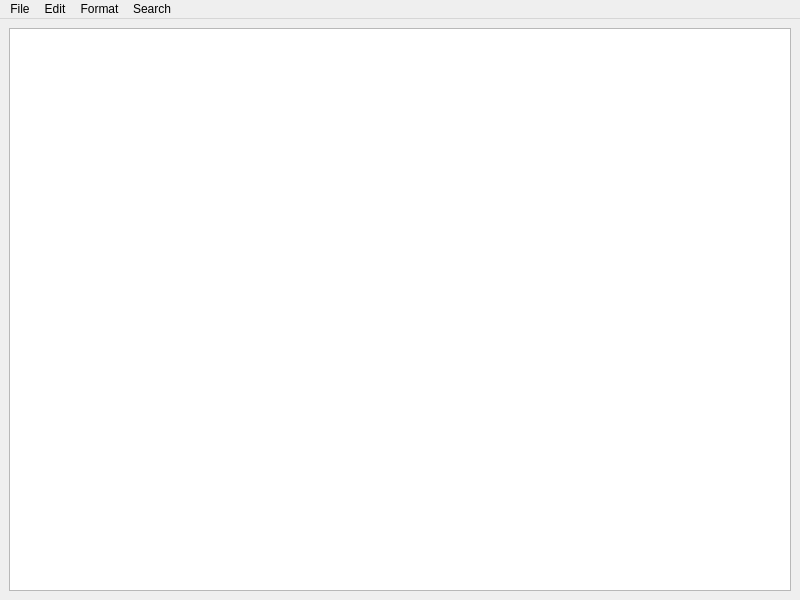
<?xml version="1.0" encoding="UTF-8"?>
<ui version="4.0">
 <class>MainWindow</class>
 <widget class="QMainWindow" name="MainWindow">
  <property name="geometry">
   <rect>
    <x>0</x>
    <y>0</y>
    <width>800</width>
    <height>600</height>
   </rect>
  </property>
  <property name="windowTitle">
   <string>MainWindow</string>
  </property>
  <widget class="QWidget" name="centralwidget">
   <layout class="QVBoxLayout" name="verticalLayout">
    <item>
     <widget class="QTextEdit" name="textEdit">
      <property name="autoFormatting">
       <set>QTextEdit::AutoFormattingFlag::AutoNone</set>
      </property>
     </widget>
    </item>
   </layout>
  </widget>
  <widget class="QMenuBar" name="menubar">
   <property name="geometry">
    <rect>
     <x>0</x>
     <y>0</y>
     <width>800</width>
     <height>30</height>
    </rect>
   </property>
   <widget class="QMenu" name="menuFile">
    <property name="title">
     <string>File</string>
    </property>
    <addaction name="actionSave"/>
    <addaction name="actionLoad"/>
    <addaction name="actionNew"/>
    <addaction name="separator"/>
    <addaction name="actionRename"/>
    <addaction name="separator"/>
    <addaction name="actionHistory"/>
    <addaction name="actionDetails"/>
    <addaction name="separator"/>
    <addaction name="actionDelete_File"/>
   </widget>
   <widget class="QMenu" name="menuEdit">
    <property name="title">
     <string>Edit</string>
    </property>
    <addaction name="actionUndo"/>
    <addaction name="actionRedo"/>
    <addaction name="separator"/>
    <addaction name="actionCut"/>
    <addaction name="actionCopy"/>
    <addaction name="actionPaste"/>
    <addaction name="separator"/>
    <addaction name="actionSelect_All"/>
    <addaction name="actionDelete"/>
    <addaction name="separator"/>
    <addaction name="actionFind"/>
    <addaction name="actionFind_and_Replace"/>
    <addaction name="separator"/>
   </widget>
   <widget class="QMenu" name="menuFormat">
    <property name="title">
     <string>Format</string>
    </property>
    <widget class="QMenu" name="menuText">
     <property name="title">
      <string>Text</string>
     </property>
     <addaction name="actionBold"/>
     <addaction name="actionItalic"/>
     <addaction name="actionStrikethrough"/>
     <addaction name="separator"/>
     <addaction name="actionSize"/>
    </widget>
    <widget class="QMenu" name="menuList">
     <property name="title">
      <string>List</string>
     </property>
     <addaction name="actionBullet"/>
     <addaction name="actionNumber"/>
     <addaction name="actionPlain"/>
    </widget>
    <widget class="QMenu" name="menuIndent">
     <property name="title">
      <string>Indent</string>
     </property>
     <addaction name="action_Increase_Indent"/>
     <addaction name="action_Decrease_Indent"/>
    </widget>
    <addaction name="menuText"/>
    <addaction name="menuList"/>
    <addaction name="menuIndent"/>
   </widget>
   <widget class="QMenu" name="menuSearch">
    <property name="title">
     <string>Search</string>
    </property>
    <addaction name="actionSearch_File"/>
    <addaction name="actionSearch_File_Archive"/>
    <addaction name="separator"/>
    <addaction name="actionSearch_Grimoire"/>
    <addaction name="actionSearch_Grimoire_Archive"/>
   </widget>
   <addaction name="menuFile"/>
   <addaction name="menuEdit"/>
   <addaction name="menuFormat"/>
   <addaction name="menuSearch"/>
  </widget>
  <action name="actionBold">
   <property name="text">
    <string>Bold</string>
   </property>
   <property name="shortcut">
    <string>Ctrl+B</string>
   </property>
  </action>
  <action name="actionItalic">
   <property name="text">
    <string>Italic</string>
   </property>
   <property name="shortcut">
    <string>Ctrl+I</string>
   </property>
  </action>
  <action name="actionStrikethrough">
   <property name="text">
    <string>Strikethrough</string>
   </property>
   <property name="shortcut">
    <string>Ctrl+5</string>
   </property>
  </action>
  <action name="actionSize">
   <property name="text">
    <string>Size</string>
   </property>
  </action>
  <action name="actionBullet">
   <property name="text">
    <string>Bullet List</string>
   </property>
   <property name="shortcut">
    <string>Alt+Shift+8</string>
   </property>
  </action>
  <action name="actionNumber">
   <property name="text">
    <string>Number List</string>
   </property>
   <property name="shortcut">
    <string>Alt+Shift+1</string>
   </property>
  </action>
  <action name="actionPlain">
   <property name="text">
    <string>Plain List</string>
   </property>
   <property name="shortcut">
    <string>Alt+Shift+-</string>
   </property>
  </action>
  <action name="action_Increase_Indent">
   <property name="text">
    <string>Increase Indent</string>
   </property>
  </action>
  <action name="action_Decrease_Indent">
   <property name="text">
    <string>Decrease Indent</string>
   </property>
  </action>
  <action name="actionRedo">
   <property name="text">
    <string>Redo</string>
   </property>
   <property name="shortcut">
    <string>Ctrl+Y, Ctrl+Shift+Z</string>
   </property>
  </action>
  <action name="actionCut">
   <property name="text">
    <string>Cut</string>
   </property>
   <property name="shortcut">
    <string>Ctrl+X</string>
   </property>
  </action>
  <action name="actionCopy">
   <property name="text">
    <string>Copy</string>
   </property>
   <property name="shortcut">
    <string>Ctrl+C</string>
   </property>
  </action>
  <action name="actionPaste">
   <property name="text">
    <string>Paste</string>
   </property>
   <property name="shortcut">
    <string>Ctrl+V</string>
   </property>
  </action>
  <action name="actionSelect_All">
   <property name="text">
    <string>Select All</string>
   </property>
   <property name="shortcut">
    <string>Ctrl+A</string>
   </property>
  </action>
  <action name="actionDelete">
   <property name="text">
    <string>Delete</string>
   </property>
  </action>
  <action name="actionFind_and_Replace">
   <property name="text">
    <string>Find and Replace</string>
   </property>
   <property name="shortcut">
    <string>Ctrl+R</string>
   </property>
  </action>
  <action name="actionUndo">
   <property name="text">
    <string>Undo</string>
   </property>
   <property name="shortcut">
    <string>Ctrl+Z</string>
   </property>
  </action>
  <action name="actionSave">
   <property name="text">
    <string>Save</string>
   </property>
   <property name="shortcut">
    <string>Ctrl+S</string>
   </property>
  </action>
  <action name="actionLoad">
   <property name="text">
    <string>Load</string>
   </property>
  </action>
  <action name="actionNew">
   <property name="text">
    <string>New</string>
   </property>
   <property name="shortcut">
    <string>Ctrl+N</string>
   </property>
  </action>
  <action name="actionRename">
   <property name="text">
    <string>Rename</string>
   </property>
  </action>
  <action name="actionDetails">
   <property name="text">
    <string>Details</string>
   </property>
  </action>
  <action name="actionHistory">
   <property name="text">
    <string>History</string>
   </property>
   <property name="shortcut">
    <string>Ctrl+H</string>
   </property>
  </action>
  <action name="actionDelete_File">
   <property name="text">
    <string>Delete File</string>
   </property>
  </action>
  <action name="actionSearch_File">
   <property name="text">
    <string>Search File</string>
   </property>
  </action>
  <action name="actionSearch_File_Archive">
   <property name="text">
    <string>Search File Archive</string>
   </property>
  </action>
  <action name="actionSearch_Grimoire">
   <property name="text">
    <string>Search Grimoire</string>
   </property>
  </action>
  <action name="actionSearch_Grimoire_Archive">
   <property name="text">
    <string>Search Grimoire Archive</string>
   </property>
  </action>
  <action name="actionFind">
   <property name="text">
    <string>Find</string>
   </property>
  </action>
 </widget>
 <resources/>
 <connections/>
</ui>
